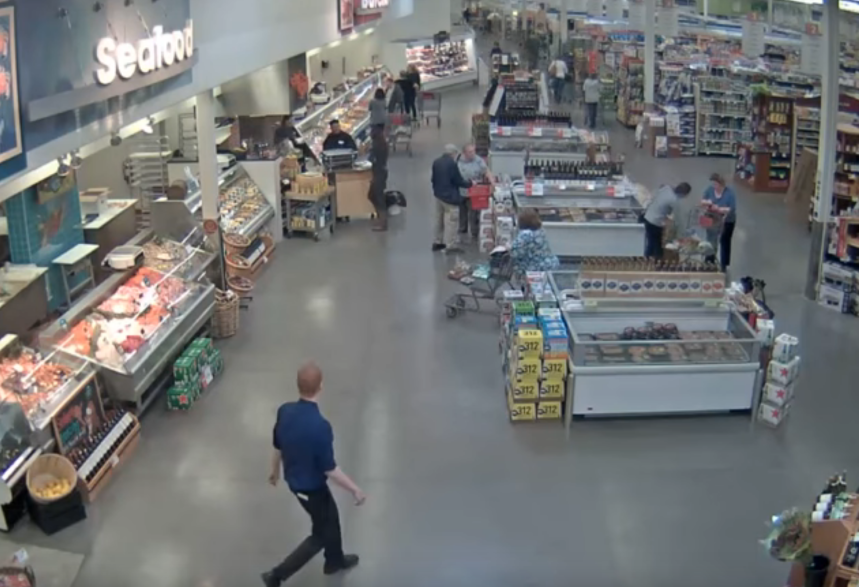
#> input picture app/sc1.png, 1717 x 1174 px, given in place of meat.avi, which was not available (shown at 1/2 size)
$ jupyter execute --allow-errors OpenCVExperiments.ipynb   (shell and % lines are left out)
#> lines starting #> are read from the running program, lines starting #| are printed output that depends on the picture; after the words box and inside, x2 and y2 are one past the last pixel; in counts of white or black regions, pixels touching at a corner belong together; pictures that were not available may be replaced by others from this repository, and a replacement may not be noted
[cell 1]
import opencv

[cell 2]
import opencv.opencv_tes

#> (a cell that did not finish here is left out)

#> (a cell that did not finish here is left out)

#> (a cell that did not finish here is left out)

#> (a cell that did not finish here is left out)

[cell 7]
from matplotlib import pyplot as plt
import numpy as np
import cv2

cap = cv2.VideoCapture('/home/eli/Videos/meat.avi')

# take first frame of the video
ret, frame = cap.read()
#> frame is the input picture: shape (1174, 1717, 3); mean B, G, R 116.5, 116.1, 114.1

assert ret is True

# setup initial location of window
r,h,c,w = 380,100,554, 60
# simply hardcoded the values (row, height, col, width) from top left
track_window = (c,r,w,h)
roi = frame[r:r+h, c:c+w]
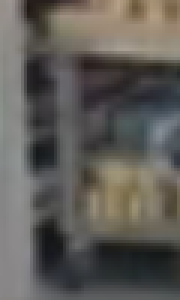
#> roi: shape (100, 60, 3) (shown 3 times larger); mean B, G, R 87.7, 92.4, 95.2


# set up the ROI for tracking
hsv_roi =  cv2.cvtColor(frame, cv2.COLOR_BGR2HSV)
#> hsv_roi: shape (1174, 1717, 3); mean H, S, V 75.2, 32.6, 122.7
mask = cv2.inRange(hsv_roi, np.array((0., 60.,32.)), np.array((180.,255.,255.)))
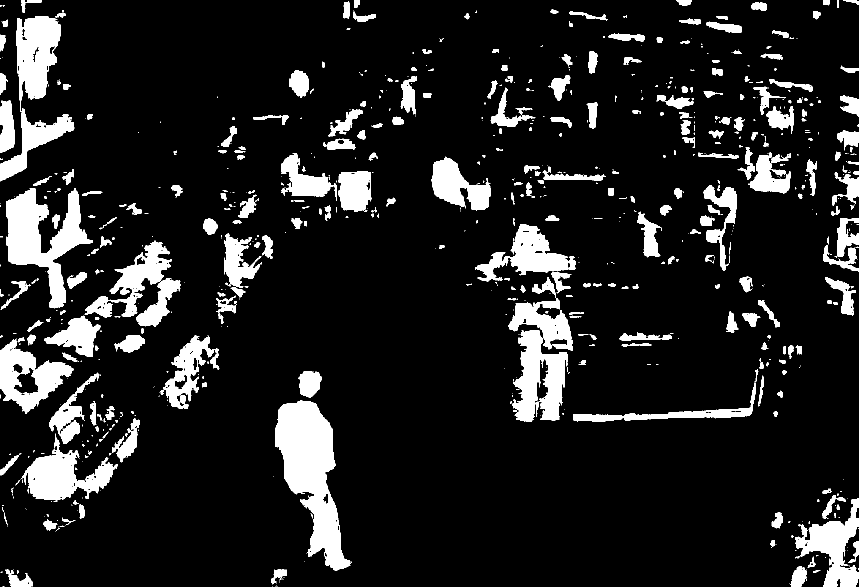
#> mask: shape (1174, 1717) (shown at 1/2 size); 12.4% white; 789 white regions (460 under 20 px), largest, box (x1, y1, x2, y2) and area: (550, 801, 701, 1142) 24811, (12, 377, 186, 617) 17217, (1025, 661, 1136, 844) 11796
roi_hist = cv2.calcHist([hsv_roi],[0],mask,[180],[0,180])
#> roi_hist = 180 values, max 12473 at index 109, min 0 at index 59, mean 1387.4
cv2.normalize(roi_hist,roi_hist,0,255,cv2.NORM_MINMAX)


# Setup the termination criteria, either 10 iteration or move by atleast 1 pt
term_crit = ( cv2.TERM_CRITERIA_EPS | cv2.TERM_CRITERIA_COUNT, 10, 1 )

for i in range(100):
    ret , frame = cap.read()

    if ret == True:
        hsv = cv2.cvtColor(frame, cv2.COLOR_BGR2HSV)
        dst = cv2.calcBackProject([hsv],[0],roi_hist,[0,180],1)

        # apply meanshift to get the new location
        ret, track_window = cv2.meanShift(dst, track_window, term_crit)

        # Draw it on image
        x,y,w,h = track_window
        img2 = cv2.rectangle(frame, (x,y), (x+w,y+h), 255,2)

        if i % 10 == 0:
            plt.figure()
            plt.imshow(frame)
            plt.show()

        k = cv2.waitKey(60) & 0xff
        if k == 27:
            break
        else:
            cv2.imwrite(chr(k)+".jpg",img2)

    else:
        break
#> this loop made 1 pass; (key Esc is pressed on pass 1)
#> (x, y, w, h) on pass 1: (566, 380, 60, 100)
#> pass 1, `dst = cv2.calcBackProject([hsv],[0],roi_hist,[0,180],1)`:
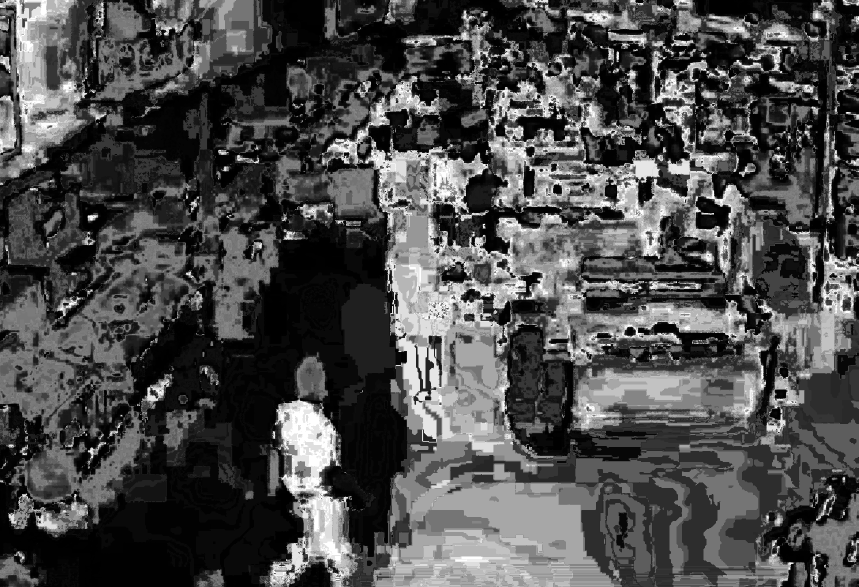
#> dst: shape (1174, 1717) (shown at 1/2 size); min 0, max 255, mean 75.1
#> after the loop, h = 100; k = 27; w = 60; x = 566; y = 380

print("DONE")
cap.release()

[cell 8]
import cv2
print(cv2.__version__)
#| 4.13.0
cap = cv2.VideoCapture('/home/eli/Videos/meat2.flv')
cap.read()

[cell 9]
import numpy as np
import cv2

cap = cv2.VideoCapture('/home/eli/Videos/meat2.avi')

# take first frame of the video
ret,frame = cap.read()

# setup initial location of window
r,h,c,w = 380,100,554, 60
track_window = (c,r,w,h)

# set up the ROI for tracking
roi = frame[r:r+h, c:c+w]
hsv_roi =  cv2.cvtColor(roi, cv2.COLOR_BGR2HSV)
#> hsv_roi: shape (100, 60, 3); mean H, S, V 63.4, 29.8, 97.3
mask = cv2.inRange(hsv_roi, np.array((0., 60.,32.)), np.array((180.,255.,255.)))
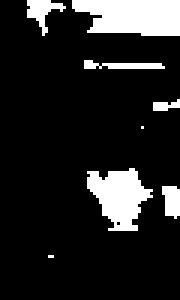
#> mask: shape (100, 60) (shown 3 times larger); 13.9% white; 8 white regions (2 under 20 px), largest, box (x1, y1, x2, y2) and area: (24, 0, 60, 12) 360, (29, 56, 51, 77) 279, (9, 0, 22, 12) 66, (54, 62, 60, 73) 53, (28, 20, 55, 23) 52, (51, 33, 60, 37) 23
roi_hist = cv2.calcHist([hsv_roi],[0],mask,[180],[0,180])
#> roi_hist = 180 values, max 147 at index 22, min 0 at index 0, mean 4.64
cv2.normalize(roi_hist,roi_hist,0,255,cv2.NORM_MINMAX)

# Setup the termination criteria, either 10 iteration or move by atleast 1 pt
term_crit = ( cv2.TERM_CRITERIA_EPS | cv2.TERM_CRITERIA_COUNT, 10, 1 )
#> term_crit = (3, 10, 1)

while(1):
    ret ,frame = cap.read()

    if ret == True:
        hsv = cv2.cvtColor(frame, cv2.COLOR_BGR2HSV)
        dst = cv2.calcBackProject([hsv],[0],roi_hist,[0,180],1)
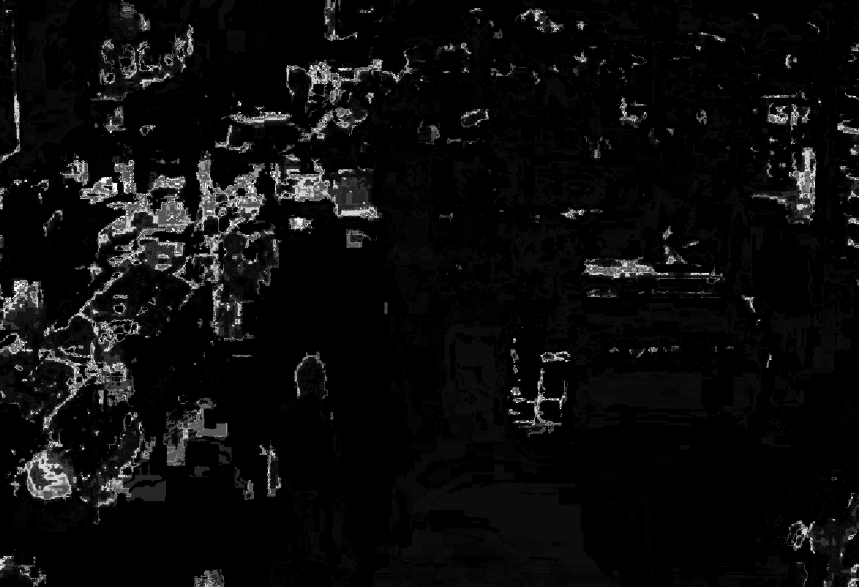
#> dst: shape (1174, 1717) (shown at 1/2 size); min 0, max 255, mean 11.8

        # apply meanshift to get the new location
        ret, track_window = cv2.CamShift(dst, track_window, term_crit)
#> ret = ((609, 365.5), (83.86, 97.23), 149.2); track_window = (572, 323, 74, 85)

        # Draw it on image
        pts = cv2.boxPoints(ret)
#> pts = [[620.1, 302.3], [669.9, 385.7], [597.9, 428.7], [548.1, 345.3]]
        pts = np.int0(pts)
#> pts = [[620, 302], [669, 385], [597, 428], [548, 345]]
        img2 = cv2.polylines(frame,[pts],True, 255,2)
        cv2.imshow('img2',img2)

        k = cv2.waitKey(60) & 0xff
#> (key Esc is pressed here)
        if k == 27:
            break
        else:
            cv2.imwrite(chr(k)+".jpg",img2)

    else:
        break

cv2.destroyAllWindows()
cap.release()

$ run again, on app/sc10.png
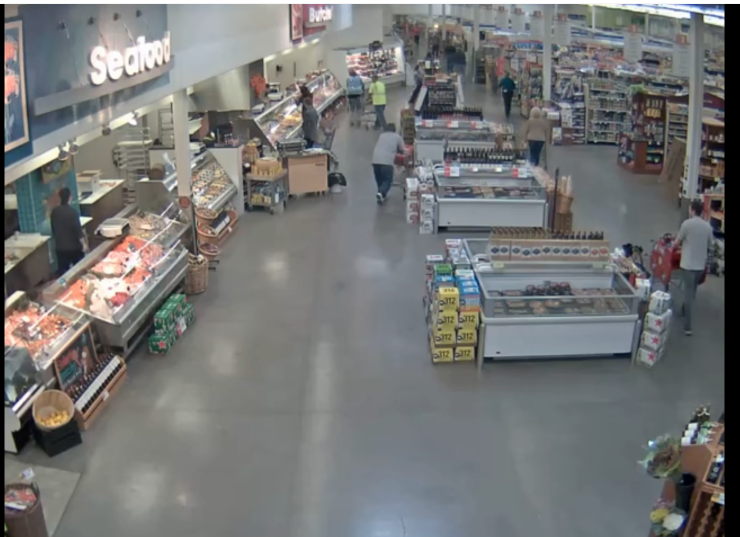
#> input picture app/sc10.png, 1480 x 1073 px, given in place of meat.avi, which was not available (shown at 1/2 size)
#> frame is the input picture: shape (1073, 1480, 3); mean B, G, R 117.1, 117.7, 116.7
#> `mask = cv2.inRange(hsv_roi, np.array((0., 60.,32.)), np.array((180.,25..`:
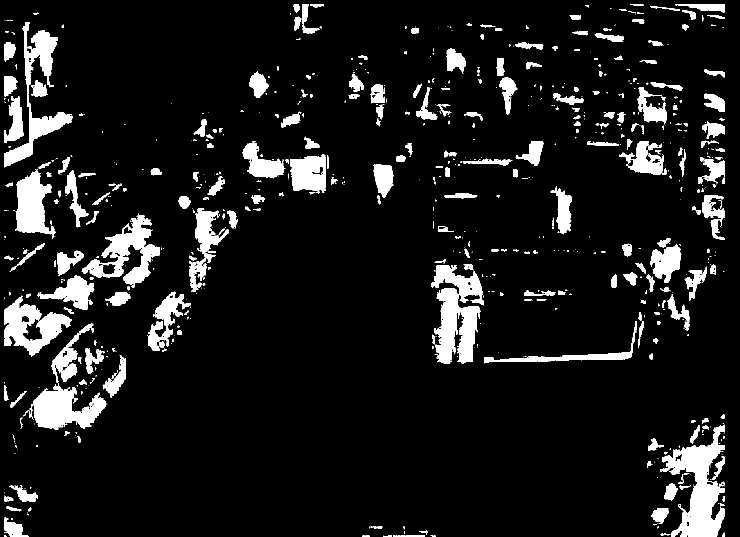
#> mask: shape (1073, 1480) (shown at 1/2 size); 9.8% white; 765 white regions (478 under 20 px), largest, box (x1, y1, x2, y2) and area: (1320, 849, 1449, 1073) 12424, (9, 44, 146, 335) 8591, (869, 576, 961, 728) 8311
#> `roi_hist = cv2.calcHist([hsv_roi],[0],mask,[180],[0,180])`: roi_hist = 180 values, max 6511 at index 11, min 0 at index 55, mean 862.8
#> the loop `for i in range(100):` made 1 pass; (key Esc is pressed on pass 1)
#> (x, y, w, h) on pass 1: (573, 298, 60, 100)
#> after the loop `for i in range(100):`: h = 100; k = 27; w = 60; x = 573; y = 298
#| 4.13.0
#> `roi_hist = cv2.calcHist([hsv_roi],[0],mask,[180],[0,180])`: roi_hist = 180 values, max 25 at index 107, min 0 at index 0, mean 0.306
#> term_crit = (3, 10, 1)
#> `dst = cv2.calcBackProject([hsv],[0],roi_hist,[0,180],1)`:
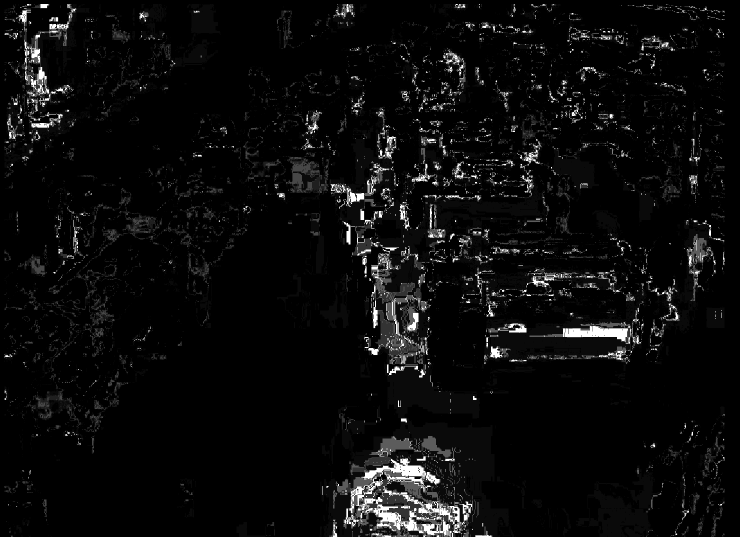
#> dst: shape (1073, 1480) (shown at 1/2 size); min 0, max 255, mean 11.6
#> `ret, track_window = cv2.CamShift(dst, track_window, term_crit)`: ret = ((608, 345.5), (73.61, 113.1), 11.78); track_window = (571, 289, 74, 113)
#> `pts = cv2.boxPoints(ret)`: pts = [[560.4, 393.3], [583.5, 282.6], [655.6, 297.7], [632.5, 408.4]]
#> `pts = np.int0(pts)`: pts = [[560, 393], [583, 282], [655, 297], [632, 408]]
